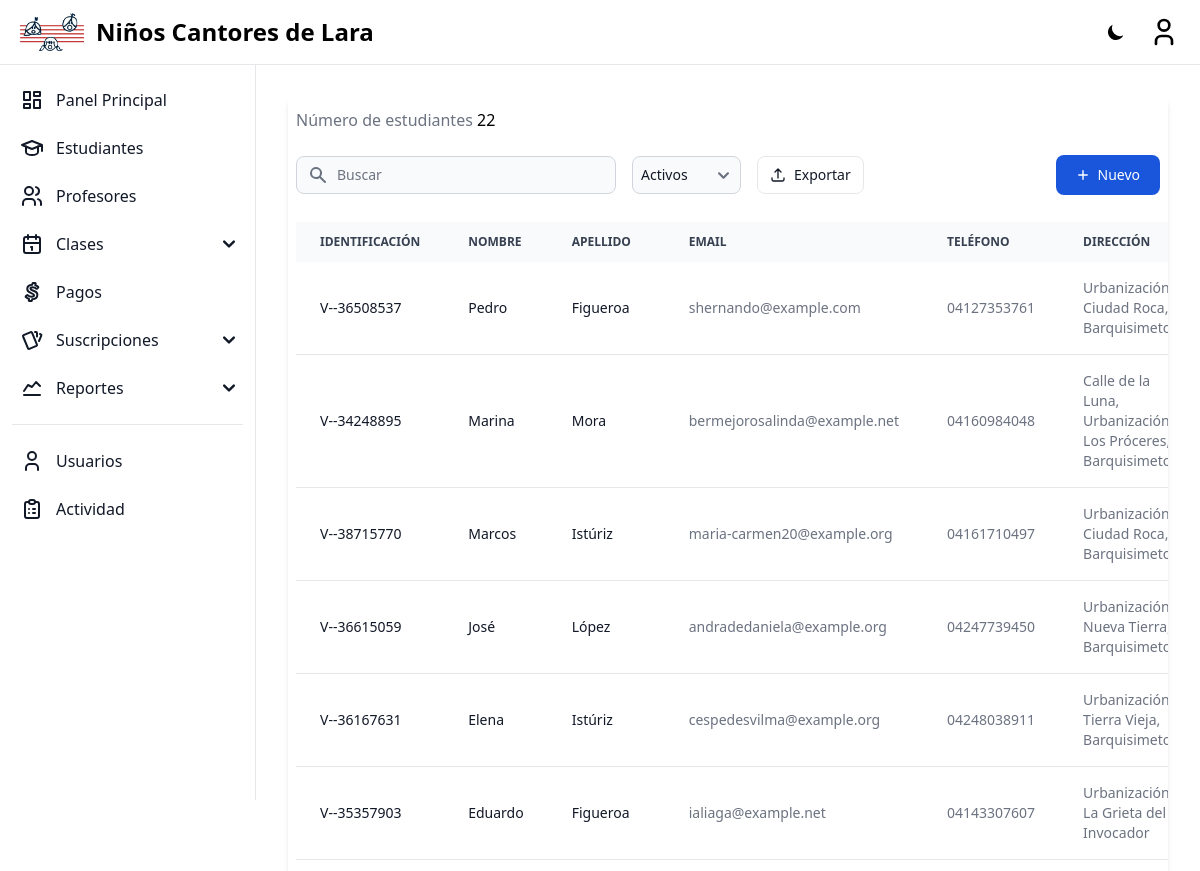
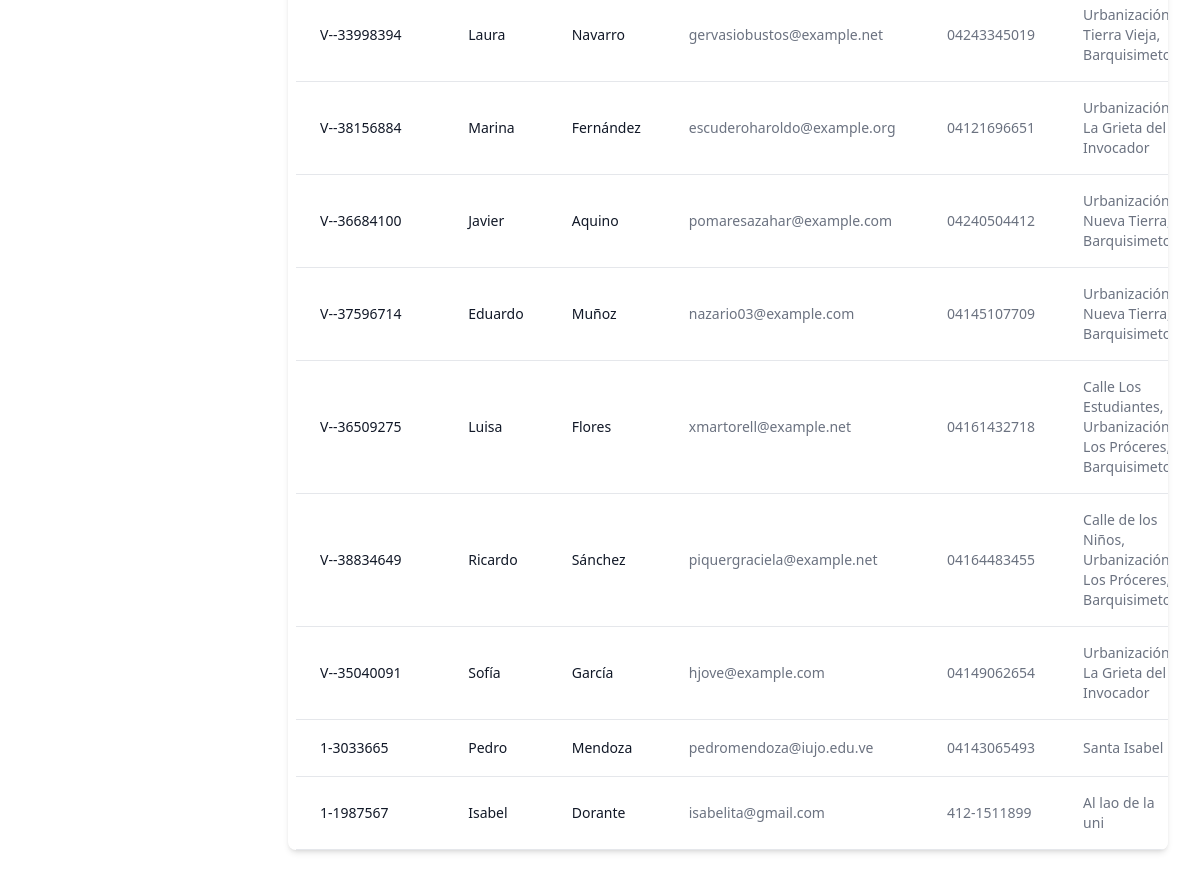
The page /students/ (signed in) on the database as committed earlier (2 pictures, top to bottom).
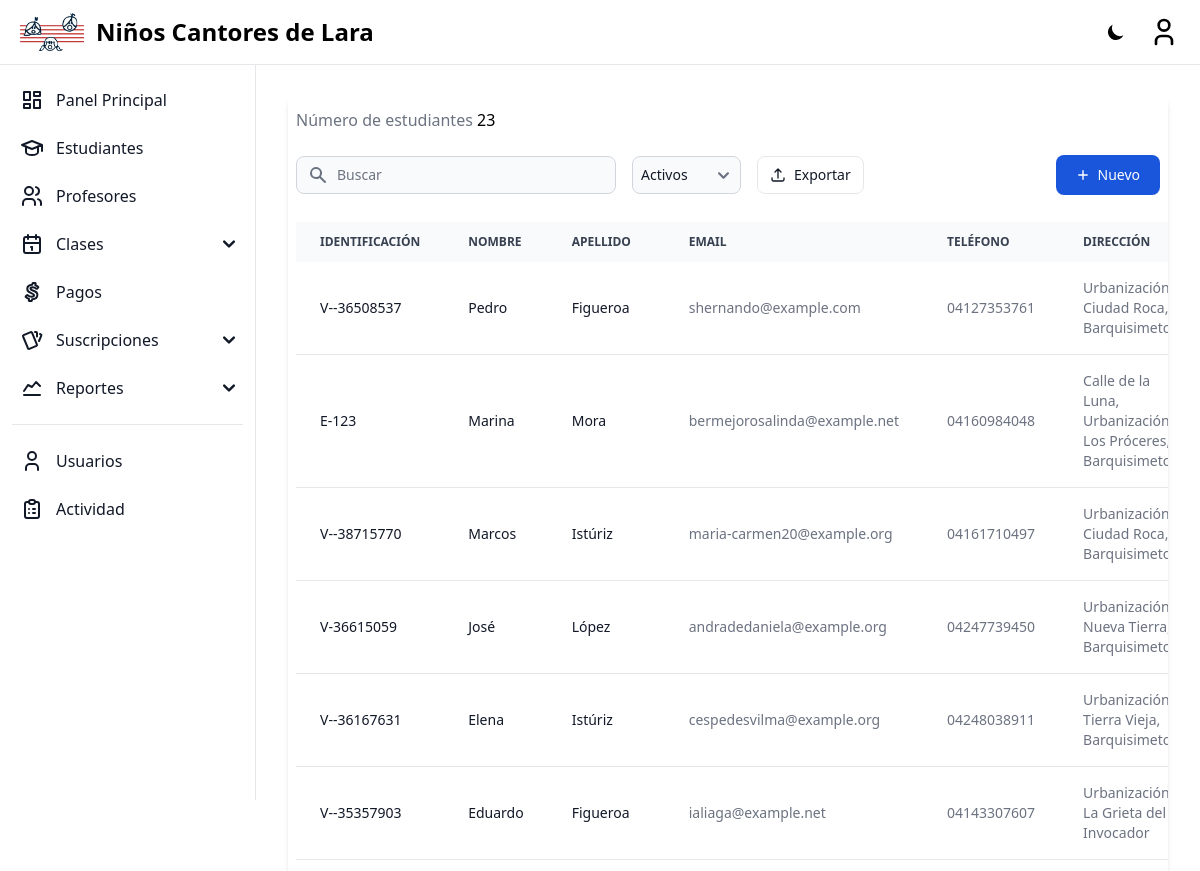
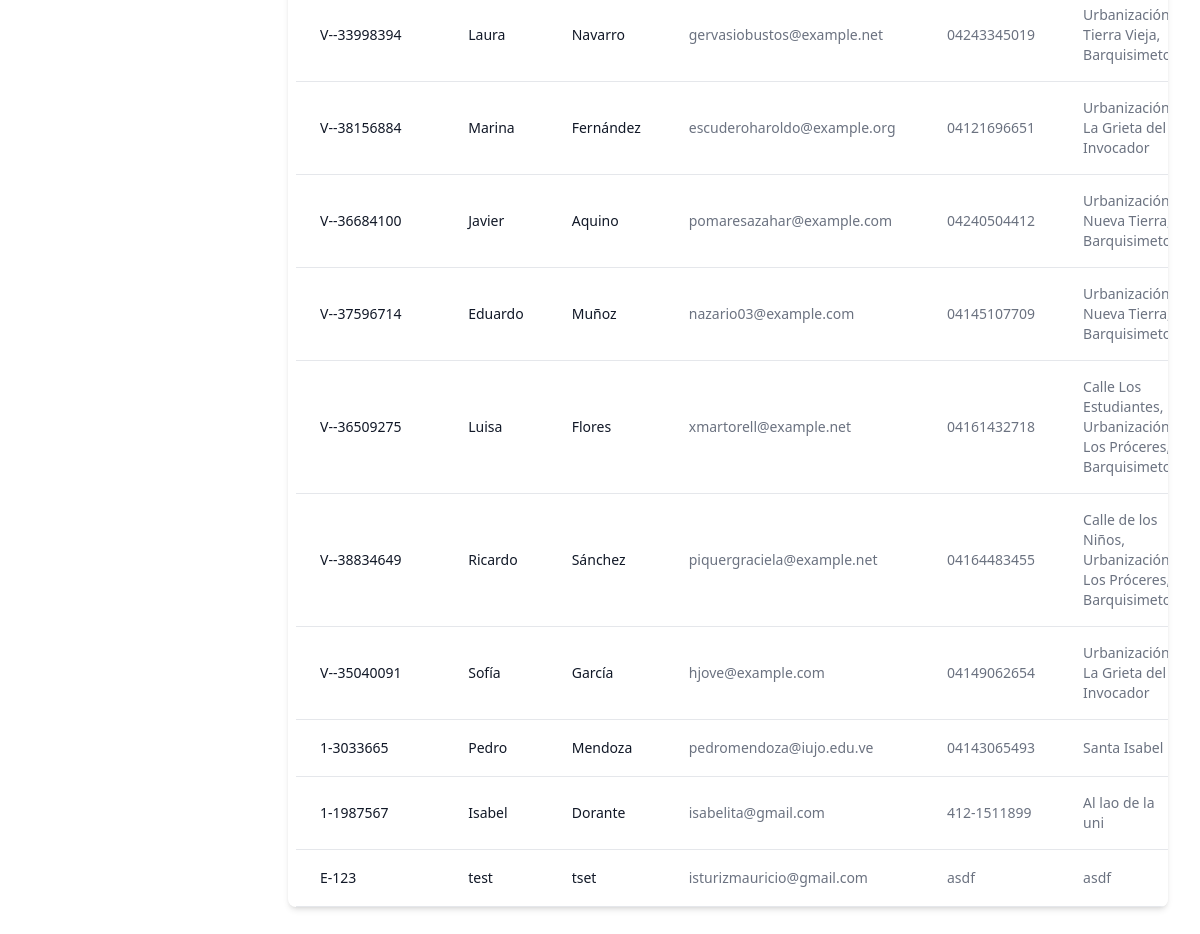
The same page on the database as committed later (2 pictures, top to bottom).
### home/models.py (models this page shows, shortened)
class Student(models.Model):
    identify_card = models.CharField(verbose_name=_('Identify Card'), max_length=20, blank=True, null=True)
    first_name = models.CharField(verbose_name=_('First Name'), max_length=255)
    second_name = models.CharField(verbose_name=_('Second Name'), max_length=255, blank=True, null=True)
    first_surname = models.CharField(verbose_name=_('First Surname'), max_length=255)
    second_surname = models.CharField(verbose_name=_('Second Surname'), max_length=255, blank=True, null=True)
    birthdate = models.DateField(verbose_name=_('Birthdate'))
    phone_number = models.CharField(verbose_name=_('Phone'), max_length=20)
    email = models.EmailField(verbose_name=_('Email'), )
    address = models.TextField(verbose_name=_('Address'), )
    is_active = models.BooleanField(verbose_name=_('Active'), default=True)
    class Meta:
        constraints = [
            UniqueConstraint(
                fields=['identify_card','first_name', 'second_name', 'first_surname', 'second_surname', 'birthdate'],
                name='unique_student'
            )
        ]

### home/views/student.py (the view)
# urls.py: path('students/', Student_ListView.as_view(), name='student-list'),
class Student_ListView(ListView):
    model = Student
    template_name = 'home/student_list.html'
    context_object_name = 'students'

### templates/home/student_list.html (shortened to what the changed rows need)
{% extends "base.html" %}
{% block content %}
{% load compress %}
{% load static %}
<div class="relative overflow-x-auto shadow-md sm:rounded-lg px-2">
    <div class="flex py-3 flex-row lg:items-center justify-between space-y-0 space-x-4">
        <div class="flex items-center flex-1 space-x-4">
            <h5>
                <span class="text-gray-500 dark:text-gray-300">Número de estudiantes</span>
                <span class="dark:text-white">{{ students | length}}</span>
            </h5>
        </div>
    </div>
    <table class="w-full text-sm text-left text-gray-500 dark:text-gray-400" id="table-file">
        <thead class="text-xs text-gray-700 uppercase bg-gray-50 dark:bg-gray-700 dark:text-gray-400">
            <tr>
                <th scope="col" class="px-6 py-3">
                    Identificación
                </th>
                <th scope="col" class="px-6 py-3">
                    Nombre
                </th>
                <th scope="col" class="px-6 py-3">
                    Apellido
                </th>
                <th scope="col" class="px-6 py-3">
                    Email
                </th>
                <th scope="col" class="px-6 py-3">
                    Teléfono
                </th>
                <th scope="col" class="px-6 py-3">
                    Dirección
                </th>
            </tr>
        </thead>
        <tbody>
            {% for student in students %}
            <tr class="bg-white border-b dark:bg-gray-900 dark:border-gray-700" data-status="{% if student.is_active %}active{% else %}inactive{% endif %}" {% if not student.is_active%}style="display:none;"{% endif %}>
                <td class="px-6 py-4 font-medium text-gray-900 whitespace-nowrap dark:text-white">
                    {{ student.identify_card.0 }}-{{ student.identify_card|slice:"1:" }}
                </td>
                <td class="px-6 py-4 font-medium text-gray-900 whitespace-nowrap dark:text-white">
                    {{ student.first_name }}
                </td>
                <td class="px-6 py-4 font-medium text-gray-900 whitespace-nowrap dark:text-white">
                    {{ student.first_surname }}
                </td>
                <td class="px-6 py-4">
                    {{ student.email }}
                </td>
                <td class="px-6 py-4">
                    {{ student.phone_number }}
                </td>
                <td class="px-6 py-4">
                    {{ student.address }}
                </td>
            </tr>
            {% endfor %}
        </tbody>
    </table>
</div>
{% endblock %}

Rows that differ between the two databases and show on the page:
changed Student "Mora": identify_card.0 "V" → "E"; identify_card "-34248895" → "123"
changed Student "José": identify_card "-36615059" → "36615059"
added Student: identify_card.0 "E", identify_card "123", first_name "test", first_surname "tset", email "isturizmauricio@gmail.com", phone_number "asdf", address "asdf"
Other text that changed with them:
{{ students | length }}: "22" → "23"
